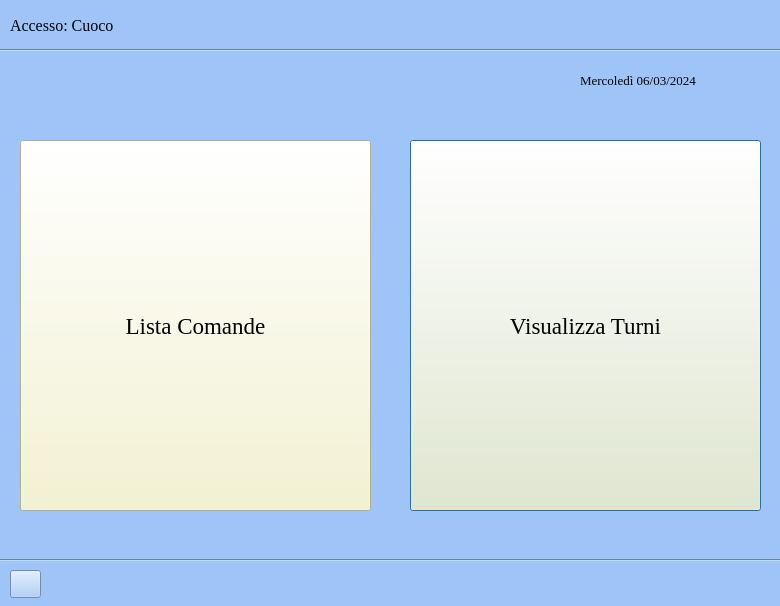
<?xml version="1.0" encoding="UTF-8"?>
<ui version="4.0">
 <class>Form_Accesso_Cuoco</class>
 <widget class="QDialog" name="Form_Accesso_Cuoco">
  <property name="geometry">
   <rect>
    <x>0</x>
    <y>0</y>
    <width>780</width>
    <height>606</height>
   </rect>
  </property>
  <property name="font">
   <font>
    <pointsize>14</pointsize>
   </font>
  </property>
  <property name="windowTitle">
   <string>Accesso Cuoco</string>
  </property>
  <property name="styleSheet">
   <string notr="true">background-color: rgb(159, 197, 248);</string>
  </property>
  <widget class="Line" name="line_sopra">
   <property name="geometry">
    <rect>
     <x>0</x>
     <y>40</y>
     <width>781</width>
     <height>20</height>
    </rect>
   </property>
   <property name="orientation">
    <enum>Qt::Horizontal</enum>
   </property>
  </widget>
  <widget class="Line" name="line_sotto">
   <property name="geometry">
    <rect>
     <x>0</x>
     <y>550</y>
     <width>791</width>
     <height>20</height>
    </rect>
   </property>
   <property name="orientation">
    <enum>Qt::Horizontal</enum>
   </property>
  </widget>
  <widget class="QLabel" name="lblAccessoCuoco">
   <property name="geometry">
    <rect>
     <x>10</x>
     <y>10</y>
     <width>151</width>
     <height>31</height>
    </rect>
   </property>
   <property name="font">
    <font>
     <family>Georgia</family>
     <pointsize>12</pointsize>
    </font>
   </property>
   <property name="text">
    <string>Accesso: Cuoco</string>
   </property>
  </widget>
  <widget class="QLabel" name="lbl_data">
   <property name="geometry">
    <rect>
     <x>580</x>
     <y>70</y>
     <width>181</width>
     <height>20</height>
    </rect>
   </property>
   <property name="font">
    <font>
     <family>Georgia</family>
     <pointsize>10</pointsize>
    </font>
   </property>
   <property name="text">
    <string>Mercoledì 06/03/2024</string>
   </property>
  </widget>
  <widget class="QPushButton" name="bt_visualizz_turni">
   <property name="geometry">
    <rect>
     <x>410</x>
     <y>140</y>
     <width>351</width>
     <height>371</height>
    </rect>
   </property>
   <property name="font">
    <font>
     <family>Georgia</family>
     <pointsize>17</pointsize>
    </font>
   </property>
   <property name="styleSheet">
    <string notr="true">

background-color: rgb(245, 243, 201);</string>
   </property>
   <property name="text">
    <string>Visualizza Turni</string>
   </property>
  </widget>
  <widget class="QPushButton" name="bt_lista_comande">
   <property name="geometry">
    <rect>
     <x>20</x>
     <y>140</y>
     <width>351</width>
     <height>371</height>
    </rect>
   </property>
   <property name="font">
    <font>
     <family>Georgia</family>
     <pointsize>17</pointsize>
    </font>
   </property>
   <property name="styleSheet">
    <string notr="true">

background-color: rgb(245, 243, 201);</string>
   </property>
   <property name="text">
    <string>Lista Comande</string>
   </property>
  </widget>
  <widget class="QPushButton" name="bt_logout">
   <property name="geometry">
    <rect>
     <x>10</x>
     <y>570</y>
     <width>31</width>
     <height>28</height>
    </rect>
   </property>
   <property name="styleSheet">
    <string notr="true">image: url(:/Icone/Icone/feather/arrow-left.svg);</string>
   </property>
   <property name="text">
    <string/>
   </property>
  </widget>
 </widget>
 <resources>
  <include location="Risorse/Icons.qrc"/>
 </resources>
 <connections/>
</ui>
